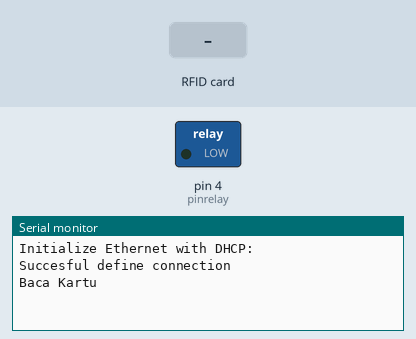
Simulated run of this sketch. Board: Arduino Uno, built for the host (arithmetic inside an expression is 32-bit, double 64-bit). Shown: switched loads named in the sketch (green lamp = pin HIGH), the last lines printed to the serial monitor. The inputs (shaded band) are chosen by the test bench. WiFi joins after 1.5 s; servers stay silent unless stated; uploads are accepted with an empty reply; pins used as bus, display or sensor lines are not drawn.

Above: at 1.9 s.
2.0 s: RFID card 5E 7A 19 C4 held to the reader
At 3.9 s:
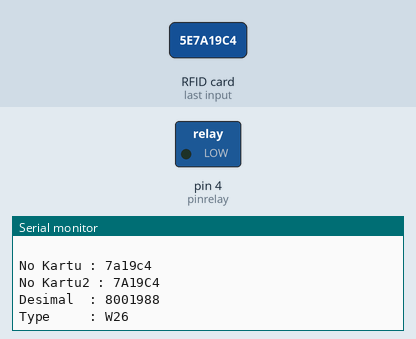
At 4.6 s:
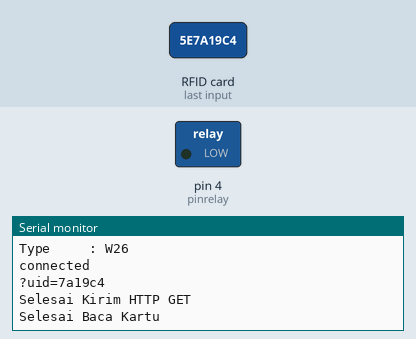

The sketch:

Test_AS.ino
```cpp
#include <SPI.h>
#include <Ethernet.h>
#include <Wiegand.h>

EthernetClient client;
int count;
long nokartudes;
String nokartu;

char server[] = "192.168.0.200";
char dataStr[12];
String hasildata;
char c;
int x = 0;
int pinrelay = 4, pinreset = 5;


void setup() {

  Ethernet.init(10);
  Serial.begin(9600);
  pinMode(pinrelay, OUTPUT);
  //pinMode(pinreset, OUTPUT);
  digitalWrite(pinreset, HIGH);
  digitalWrite(pinrelay, LOW);
  delay(100);
  pinMode(pinreset, OUTPUT);
  while (!Serial) {
    ; // wait for serial port to connect. Needed for native USB port only
  }

  // start the Ethernet connection:
  Serial.println("Initialize Ethernet with DHCP:");

  //ETHERNET MODULE INITIAL
  SPI.begin();        // Init SPI bus
  uint8_t mac[6] = {0x00, 0x01, 0x02, 0x03, 0x04, 0x05}; //MAC = 000102030405
  IPAddress mip(192, 168, 0, 199);                      //IP = 192.168.1.123
  IPAddress mdns(8, 8, 8, 8);                           //DNS = 8.8.8.8
  IPAddress mgate(192, 168, 0, 1);                      //GATEWAY = 192.168.1.5
  IPAddress msubnet(255, 255, 255, 0);                  //SUBNET = 255.255.255.0
  Ethernet.begin(mac, mip, mdns, mgate , msubnet);      //CONNECT USING ABOVE
  Serial.println("Succesful define connection");
  // END OF ETHERNET

  // give the Ethernet shield a second to initialize:
  delay(1000);

  WIEGAND wg;
  wg.begin();
  Serial.println("Baca Kartu");
  for (count = 0; count < 5; count++) {
    if (wg.available())
    {
      nokartudes = wg.getCode();
      nokartu = String(nokartudes, HEX);
      //nokartu = nokartudes;
      delay(500);
      Serial.println(" ");
      Serial.print("No Kartu : ");
      Serial.println(nokartu);
      Serial.print("No Kartu2 : ");
      Serial.println(wg.getCode(), HEX);
      Serial.print("Desimal  : ");
      Serial.println(wg.getCode());
      Serial.print("Type     : W");
      Serial.println(wg.getWiegandType());
      String queryString = String("?uid=") + String(nokartu);
      delay(1500);

      if (client.connect(server, 80)) {

        Serial.println("connected");
        Serial.println(queryString);
        client.println("GET /access-app/modul/data" + queryString + "&status=1" + " HTTP/1.1");
        client.println("Host: 192.168.0.200");
        client.println("Connection: close");
        Serial.println("Selesai Kirim HTTP GET");
        client.println(); // end HTTP header
      }
      else {
        Serial.println("connection failed");
        delay(500);
        digitalWrite(pinreset, LOW);
      }

      count = 6;

    }
    else {
      count = 0;
    }
  }
  Serial.println("Selesai Baca Kartu");


}


void loop() {
  while (client.connected() || client.available())
  {
    c = client.read(); //read first character
    while (c != '<') { //while < character is not coming yet, keep reading character
      c = client.read();
    }
    c = client.read(); //read the '<' character, but not storing in array
    while (c != '>') { //while > character is not coming yet,
      dataStr[x] = c; //store character in array
      c = client.read(); //read next character
      x++; //incrementing index array
    }
    delay(500);

    bacadata();
    //akses();//print the character that has been captured by array at Serial Monitor
  }
  client.stop();  //stop connection

}


void bacadata() {
  for (x = 0; x < 12; x++) {
    Serial.print(dataStr[x]);
    hasildata = String(dataStr[7]);
  }
  Serial.println(""); Serial.print("hasil : "); Serial.print(hasildata);
  delay(2500);
  akses();
  Serial.println(""); Serial.print("Selesai");
  //digitalWrite(pinreset, LOW);
}

void akses() {
  if (hasildata == "1") {
    digitalWrite(pinrelay, HIGH);
    delay(5000);
    digitalWrite(pinrelay, LOW);
    //digitalWrite(pinreset, HIGH);
    Serial.print("pinrelay : "); Serial.print(pinrelay);
    digitalWrite(pinreset, LOW);
  }
  else {
    digitalWrite(pinrelay, LOW);
    //digitalWrite(pinreset, HIGH);
    digitalWrite(pinreset, LOW);
  }
}
```

Measured:
- after the input at 2.0 s, the serial monitor: prints a new line after 0.50 s (image 1)
